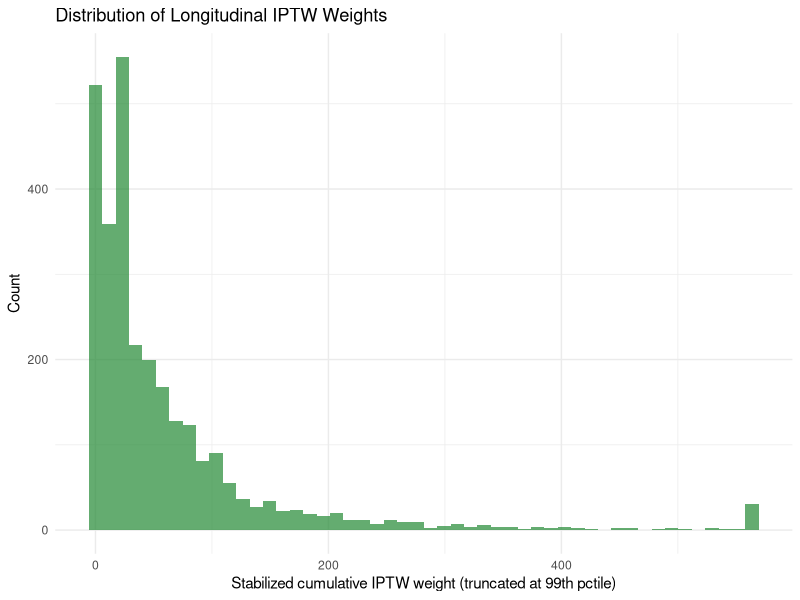
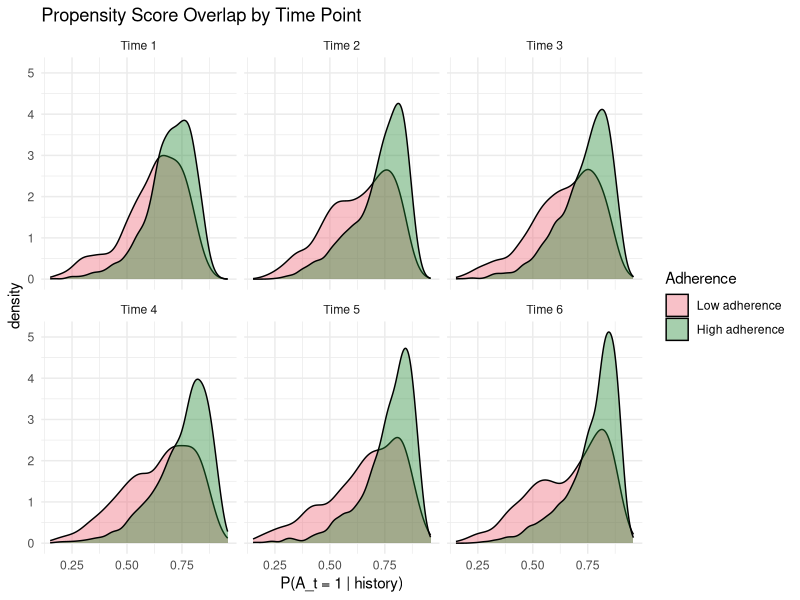
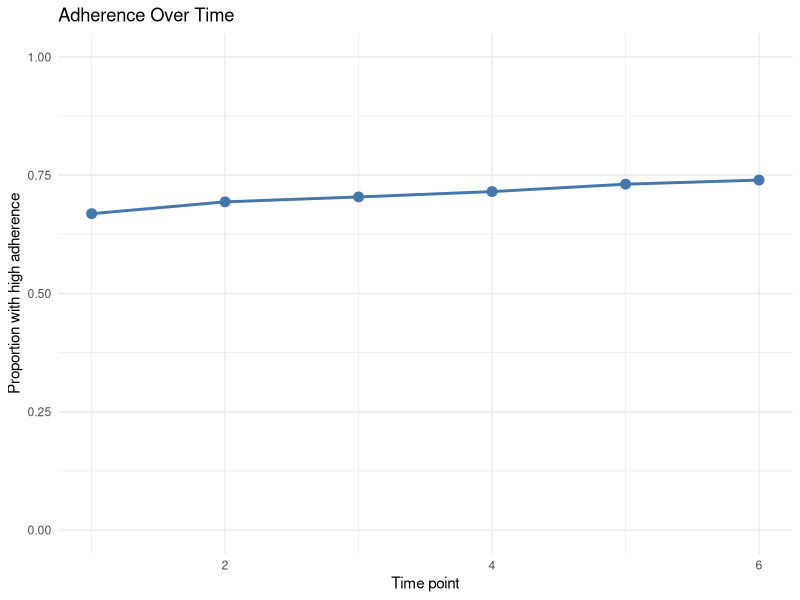

Reproduce these figures in R, in order.
## ---- chunk 1
#| include: false
knitr::opts_chunk$set(
  collapse = TRUE,
  comment = "#>",
  fig.width = 7,
  fig.height = 4,
  fig.align = "center",
  message = FALSE,
  warning = FALSE
)
## ---- chunk 2
library(tidyverse)

set.seed(2026)
n  <- 3000
T_max <- 6  # 6 monthly intervals (representing a 12-month follow-up, bi-monthly)

# --- Baseline covariates ---
W_age     <- rnorm(n, mean = 38, sd = 10)
W_male    <- rbinom(n, 1, 0.65)
W_cd4_bl  <- rnorm(n, mean = 350, sd = 150)  # baseline CD4
W_cd4_bl  <- pmax(50, W_cd4_bl)               # floor at 50
W_vl_bl   <- rnorm(n, mean = 4.5, sd = 0.8)  # baseline log10 viral load
W_depress <- rbinom(n, 1, 0.30)               # baseline depression

# --- Containers for longitudinal data ---
L_cd4  <- matrix(NA, n, T_max)   # time-varying CD4
L_sympt <- matrix(NA, n, T_max)  # time-varying symptom burden
A_adh  <- matrix(NA, n, T_max)   # adherence at each time
C_cens <- matrix(0, n, T_max)    # censoring indicator
alive  <- rep(TRUE, n)           # tracking who is still observed

# --- Simulate longitudinal process ---
for (t in 1:T_max) {

  # Previous adherence (for t=1, use a starting value)
  if (t == 1) {
    A_prev <- rbinom(n, 1, 0.7)  # initial adherence tendency
  } else {
    A_prev <- A_adh[, t - 1]
    A_prev[is.na(A_prev)] <- 0
  }

  # Previous CD4 (for t=1, use baseline)
  cd4_prev <- if (t == 1) W_cd4_bl else L_cd4[, t - 1]
  cd4_prev[is.na(cd4_prev)] <- W_cd4_bl[is.na(cd4_prev)]

  # --- Time-varying CD4 ---
  # CD4 increases with adherence, depends on history
  L_cd4[, t] <- pmax(50,
    cd4_prev +
    rnorm(n, mean = 30 * A_prev - 10 * (1 - A_prev), sd = 40) +
    -0.5 * (W_age - 38) +
    20 * W_male
  )

  # --- Time-varying symptom burden ---
  # Higher with low CD4, depression; reduced by adherence
  L_sympt[, t] <- rbinom(n, 1,
    plogis(-1.5 + -0.003 * L_cd4[, t] + 0.8 * W_depress + -0.5 * A_prev +
           0.01 * (W_age - 38))
  )

  # --- Adherence at time t ---
  # Affected by: symptoms (reduce adherence), CD4 response (feedback),
  # prior adherence (habit), depression, age
  lp_adh <- 0.5 +
    -0.8 * L_sympt[, t] +
    0.002 * (L_cd4[, t] - 350) +
    0.6 * A_prev +
    -0.7 * W_depress +
    0.01 * (W_age - 38) +
    0.2 * W_male

  A_adh[, t] <- rbinom(n, 1, plogis(lp_adh))

  # --- Censoring ---
  # More likely with low CD4, symptoms, low adherence
  lp_cens <- -4.0 +
    -0.002 * L_cd4[, t] +
    0.5 * L_sympt[, t] +
    -0.3 * A_adh[, t] +
    0.5 * W_depress

  C_cens[, t] <- rbinom(n, 1, plogis(lp_cens)) * alive
  alive <- alive & (C_cens[, t] == 0)

  # Set future values to NA for censored individuals
  if (t < T_max) {
    A_adh[!alive, (t+1):T_max] <- NA
    L_cd4[!alive, (t+1):T_max] <- NA
    L_sympt[!alive, (t+1):T_max] <- NA
    C_cens[!alive, (t+1):T_max] <- NA
  }
}

# --- Outcome: virologic suppression at end of follow-up ---
# Depends on cumulative adherence, final CD4, baseline VL
cum_adh <- rowMeans(A_adh, na.rm = TRUE)
final_cd4 <- apply(L_cd4, 1, function(x) {
  valid <- x[!is.na(x)]
  if (length(valid) > 0) tail(valid, 1) else NA
})

lp_outcome <- -1.0 +
  2.5 * cum_adh +
  0.003 * (final_cd4 - 350) +
  -0.6 * W_vl_bl +
  -0.3 * W_depress +
  0.02 * W_male +
  0.8 * cum_adh * (final_cd4 > 400)  # interaction: adherence more effective with good immune response

Y_supp <- rbinom(n, 1, plogis(lp_outcome))
# Censored individuals: outcome is missing
Y_supp[!alive] <- NA

cat("Sample size:", n, "\n")
cat("Censored by end:", sum(!alive), "(", round(100*mean(!alive), 1), "%)\n")
cat("Among uncensored, suppression rate:", round(mean(Y_supp[alive]), 3), "\n")
cat("Mean cumulative adherence:", round(mean(cum_adh, na.rm=TRUE), 3), "\n")
## ---- chunk 3
# Simulate counterfactual under always-high adherence (A_t = 1 for all t)
set.seed(2026)
cf_cd4 <- matrix(NA, n, T_max)
cf_sympt <- matrix(NA, n, T_max)

for (t in 1:T_max) {
  cd4_prev_cf <- if (t == 1) W_cd4_bl else cf_cd4[, t - 1]
  A_prev_cf <- 1  # always high adherence

  cf_cd4[, t] <- pmax(50,
    cd4_prev_cf +
    rnorm(n, mean = 30 * 1 - 10 * 0, sd = 40) +
    -0.5 * (W_age - 38) + 20 * W_male
  )

  cf_sympt[, t] <- rbinom(n, 1,
    plogis(-1.5 + -0.003 * cf_cd4[, t] + 0.8 * W_depress + -0.5 * 1 +
           0.01 * (W_age - 38))
  )
}

cf_cum_adh <- 1.0  # perfect adherence
cf_final_cd4 <- cf_cd4[, T_max]

lp_cf <- -1.0 +
  2.5 * cf_cum_adh +
  0.003 * (cf_final_cd4 - 350) +
  -0.6 * W_vl_bl +
  -0.3 * W_depress +
  0.02 * W_male +
  0.8 * cf_cum_adh * (cf_final_cd4 > 400)

true_suppression_perfect <- mean(plogis(lp_cf))
true_suppression_observed <- mean(plogis(lp_outcome), na.rm = TRUE)

cat("True suppression under always-high adherence:", round(true_suppression_perfect, 3), "\n")
cat("True suppression under observed adherence:   ", round(true_suppression_observed, 3), "\n")
cat("True effect of perfect adherence:             ", round(true_suppression_perfect - true_suppression_observed, 3), "\n")
## ---- chunk 4
# Build a wide-format dataframe for analysis
dat_wide <- tibble(
  id = 1:n,
  age = W_age,
  male = W_male,
  cd4_bl = W_cd4_bl,
  vl_bl = W_vl_bl,
  depress = W_depress
)

for (t in 1:T_max) {
  dat_wide[[paste0("cd4_", t)]]   <- L_cd4[, t]
  dat_wide[[paste0("sympt_", t)]] <- L_sympt[, t]
  dat_wide[[paste0("A_", t)]]     <- A_adh[, t]
  dat_wide[[paste0("C_", t)]]     <- C_cens[, t]
}
dat_wide$Y <- Y_supp

# For long format (useful for some analyses)
dat_long <- dat_wide %>%
  pivot_longer(
    cols = matches("^(cd4|sympt|A|C)_\\d+$"),
    names_to = c(".value", "time"),
    names_pattern = "(\\w+)_(\\d+)"
  ) %>%
  mutate(time = as.integer(time)) %>%
  arrange(id, time)

glimpse(dat_long)
## ---- chunk 5
# Only among uncensored
dat_complete <- dat_wide %>% filter(!is.na(Y))
dat_complete$cum_adh <- cum_adh[alive]

naive_gee <- glm(Y ~ cum_adh + cd4_bl + vl_bl + depress + age + male,
                 family = binomial, data = dat_complete)

# Predicted suppression at 100% vs 50% adherence
nd_perfect <- dat_complete %>% mutate(cum_adh = 1.0)
nd_half    <- dat_complete %>% mutate(cum_adh = 0.5)

naive_perfect <- mean(predict(naive_gee, newdata = nd_perfect, type = "response"))
naive_half    <- mean(predict(naive_gee, newdata = nd_half, type = "response"))

cat("Naive model:\n")
cat("  Predicted suppression at 100% adherence:", round(naive_perfect, 3), "\n")
cat("  Predicted suppression at 50% adherence: ", round(naive_half, 3), "\n")
cat("  Difference:", round(naive_perfect - naive_half, 3), "\n")
cat("\nThis estimate is biased because it conditions on post-treatment variables.\n")
## ---- chunk 6
# Work in long format; only uncensored observations
dat_long_uc <- dat_long %>%
  group_by(id) %>%
  filter(cumall(!is.na(A))) %>%  # keep complete treatment histories
  ungroup()

# Propensity model at each time point
# P(A_t = 1 | history)
dat_long_uc <- dat_long_uc %>%
  group_by(id) %>%
  mutate(
    A_lag = lag(as.double(A), default = 0.7),  # lagged adherence
    cd4_lag = lag(cd4, default = first(cd4))
  ) %>%
  ungroup()

# Time-specific propensity models
g_models <- list()
dat_long_uc$ps_t <- NA_real_
dat_long_uc$ps_num_t <- NA_real_

for (t_val in 1:T_max) {
  idx <- dat_long_uc$time == t_val
  dat_t <- dat_long_uc[idx, ]

  g_t <- glm(A ~ cd4 + sympt + A_lag + depress + age + male + vl_bl,
             family = binomial, data = dat_t)
  g_models[[t_val]] <- g_t

  ps_pred <- predict(g_t, type = "response")
  # Stabilized numerator: P(A_t | baseline, past A)
  g_num_t <- glm(A ~ A_lag + age + male,
                 family = binomial, data = dat_t)
  ps_num <- predict(g_num_t, type = "response")

  dat_long_uc$ps_t[idx] <- ifelse(
    dat_t$A == 1, ps_pred, 1 - ps_pred
  )
  dat_long_uc$ps_num_t[idx] <- ifelse(
    dat_t$A == 1, ps_num, 1 - ps_num
  )
}

# Any remaining NA (shouldn't happen, but safety net)
dat_long_uc$ps_num_t[is.na(dat_long_uc$ps_num_t)] <- 1
## ---- chunk 7
# Cumulative product of time-specific propensity scores
weight_df <- dat_long_uc %>%
  group_by(id) %>%
  summarise(
    cum_ps_denom = prod(ps_t, na.rm = TRUE),
    cum_adh = mean(A, na.rm = TRUE),
    .groups = "drop"
  )

# Stabilized weights (using marginal model in numerator)
weight_df$sw <- 1 / weight_df$cum_ps_denom

# Merge outcome
weight_df <- weight_df %>%
  left_join(dat_wide %>% select(id, Y), by = "id") %>%
  filter(!is.na(Y))

# Truncate extreme weights
w99 <- quantile(weight_df$sw, 0.99)
weight_df$sw_trunc <- pmin(weight_df$sw, w99)

cat("Weight summary (truncated):\n")
summary(weight_df$sw_trunc)
## ---- chunk 8
# Plot weight distribution
ggplot(weight_df, aes(x = sw_trunc)) +
  geom_histogram(bins = 50, fill = "#228833", alpha = 0.7) +
  labs(
    x = "Stabilized cumulative IPTW weight (truncated at 99th pctile)",
    y = "Count",
    title = "Distribution of Longitudinal IPTW Weights"
  ) +
  theme_minimal()
## ---- chunk 9
# MSM: weighted regression of outcome on cumulative adherence
msm_fit <- glm(Y ~ cum_adh, family = binomial,
               weights = sw_trunc, data = weight_df)

# Predicted suppression under perfect vs half adherence
msm_perfect <- predict(msm_fit,
                       newdata = data.frame(cum_adh = 1.0),
                       type = "response")
msm_half <- predict(msm_fit,
                    newdata = data.frame(cum_adh = 0.5),
                    type = "response")

cat("IPTW-MSM estimate:\n")
cat("  Suppression at 100% adherence:", round(msm_perfect, 3), "\n")
cat("  Suppression at 50% adherence: ", round(msm_half, 3), "\n")
cat("  Difference:", round(msm_perfect - msm_half, 3), "\n")
## ---- chunk 10
# Work with complete cases for the by-hand demonstration
dat_analysis <- dat_wide %>% filter(!is.na(Y))

# --- Step 1: Fit outcome model at the final time step ---
# Q_T = E[Y | A_T, L_T, ..., W]
# We use all available information

# Construct features for the final outcome model
dat_analysis <- dat_analysis %>%
  mutate(
    cum_adh = rowMeans(across(starts_with("A_")), na.rm = TRUE),
    last_cd4 = cd4_6,
    last_sympt = sympt_6
  )

# Initial outcome regression
Q_mod <- glm(Y ~ A_1 + A_2 + A_3 + A_4 + A_5 + A_6 +
               cd4_bl + vl_bl + depress + age + male +
               cd4_6 + sympt_6,
             family = binomial, data = dat_analysis)

# Predict under always-high adherence (all A_t = 1)
dat_cf <- dat_analysis %>%
  mutate(across(starts_with("A_"), ~1))

Q_star <- predict(Q_mod, newdata = dat_cf, type = "response")

cat("Sequential G-computation estimate (no targeting):\n")
cat("  Suppression under always-high adherence:", round(mean(Q_star), 3), "\n")
## ---- chunk 11
logit <- function(p) log(p / (1 - p))

# --- Propensity scores for cumulative treatment ---
# Simplified: model P(all A_t = 1 | W) as product of marginals
# This is an approximation for demonstration
g_cum <- rep(1, nrow(dat_analysis))

for (t_val in 1:T_max) {
  A_col <- paste0("A_", t_val)
  A_lag_col <- if(t_val > 1) paste0("A_", t_val - 1) else NULL
  cd4_col <- paste0("cd4_", t_val)
  sympt_col <- paste0("sympt_", t_val)

  formula_vars <- c(cd4_col, sympt_col, "depress", "age", "male", "vl_bl")
  if (!is.null(A_lag_col)) formula_vars <- c(formula_vars, A_lag_col)

  g_t_mod <- glm(
    as.formula(paste(A_col, "~", paste(formula_vars, collapse = " + "))),
    family = binomial, data = dat_analysis
  )

  g_t_pred <- predict(g_t_mod, type = "response")
  g_cum <- g_cum * g_t_pred  # cumulative probability of always-treated
}

# Bound away from zero
g_cum <- pmax(g_cum, 0.001)
## ---- chunk 12
# Clever covariate for the "always treat" intervention
# H = I(all A_t = 1) / g_cum
all_treated <- rowSums(dat_analysis %>% select(starts_with("A_"))) == T_max
H_clever <- as.numeric(all_treated) / g_cum
## ---- chunk 13
# Targeting step
Q_init <- predict(Q_mod, type = "response")
fluc_mod <- glm(dat_analysis$Y ~ -1 + offset(logit(Q_init)) + H_clever,
                family = binomial)
epsilon <- coef(fluc_mod)

# Update counterfactual predictions
H_cf <- 1 / g_cum  # under the intervention, everyone is treated
Q_targeted <- plogis(logit(Q_star) + epsilon * H_cf)

cat("Targeted estimate (simplified LTMLE):\n")
cat("  Suppression under always-high adherence:", round(mean(Q_targeted), 3), "\n")
cat("  Epsilon:", round(epsilon, 5), "\n")
## ---- chunk 14
# EIC for the always-treat estimand
psi_hat <- mean(Q_targeted)
eic_long <- H_cf * (dat_analysis$Y - plogis(logit(Q_init) + epsilon * H_clever)) +
            Q_targeted - psi_hat

se_long <- sqrt(var(eic_long) / nrow(dat_analysis))
ci_long <- psi_hat + c(-1.96, 1.96) * se_long

cat("Simplified LTMLE for always-high adherence:\n")
cat("  Estimate:", round(psi_hat, 3), "\n")
cat("  SE:", round(se_long, 3), "\n")
cat("  95% CI: [", round(ci_long[1], 3), ",", round(ci_long[2], 3), "]\n")
## ---- chunk 15
comparison <- tibble(
  Method = c("Naive regression (biased)",
             "IPTW-MSM (truncated weights)",
             "Simplified LTMLE"),
  Approach = c("Conditions on cumulative adherence",
               "Reweights by cumulative propensity",
               "Sequential targeting with EIC inference"),
  Issue = c("Confounded by time-varying health",
            "Extreme cumulative weights",
            "More complex but doubly robust")
)

comparison
## ---- chunk 16
# Check overlap at each time point
overlap_checks <- list()
for (t_val in 1:T_max) {
  A_col <- paste0("A_", t_val)
  cd4_col <- paste0("cd4_", t_val)
  sympt_col <- paste0("sympt_", t_val)

  formula_vars <- c(cd4_col, sympt_col, "depress", "age", "male")
  if (t_val > 1) formula_vars <- c(formula_vars, paste0("A_", t_val - 1))

  g_check <- glm(
    as.formula(paste(A_col, "~", paste(formula_vars, collapse = " + "))),
    family = binomial, data = dat_analysis
  )

  ps_check <- predict(g_check, type = "response")
  overlap_checks[[t_val]] <- tibble(
    time = t_val,
    ps = ps_check,
    A = dat_analysis[[A_col]]
  )
}

overlap_df <- bind_rows(overlap_checks)

ggplot(overlap_df, aes(x = ps, fill = factor(A, labels = c("Low adherence", "High adherence")))) +
  geom_density(alpha = 0.4) +
  facet_wrap(~paste("Time", time), ncol = 3) +
  labs(
    x = "P(A_t = 1 | history)",
    fill = "Adherence",
    title = "Propensity Score Overlap by Time Point"
  ) +
  theme_minimal() +
  scale_fill_manual(values = c("#EE6677", "#228833"))
## ---- chunk 17
cat("Cumulative IPTW weight summary:\n")
cat("Before truncation:\n")
summary(weight_df$sw)
cat("\nAfter truncation:\n")
summary(weight_df$sw_trunc)
cat("\nFraction > 10:", round(mean(weight_df$sw > 10), 3), "\n")
cat("Fraction > 50:", round(mean(weight_df$sw > 50), 3), "\n")
## ---- chunk 18
# Visualize adherence trajectories
adh_summary <- dat_long %>%
  filter(!is.na(A)) %>%
  group_by(time) %>%
  summarise(
    pct_adherent = mean(A),
    n = n(),
    .groups = "drop"
  )

ggplot(adh_summary, aes(x = time, y = pct_adherent)) +
  geom_line(color = "#4477AA", linewidth = 1) +
  geom_point(size = 3, color = "#4477AA") +
  ylim(0, 1) +
  labs(
    x = "Time point",
    y = "Proportion with high adherence",
    title = "Adherence Over Time"
  ) +
  theme_minimal()
## ---- chunk 19
sessionInfo()
